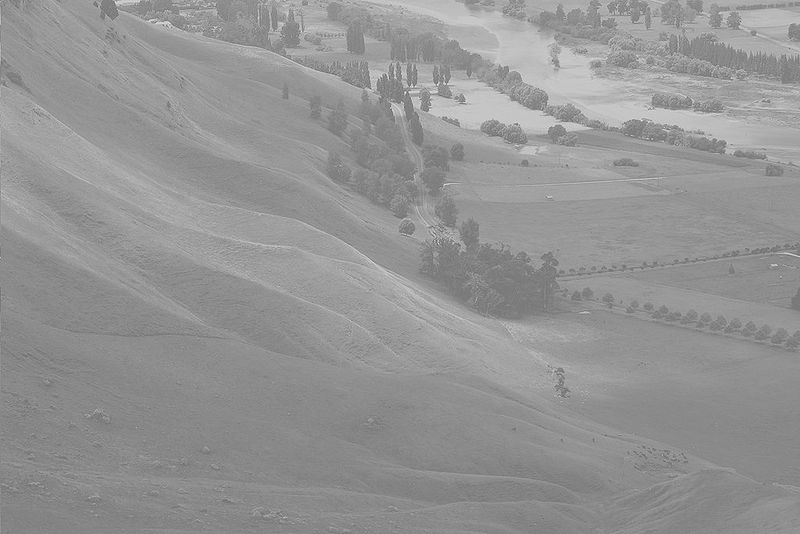
%> input picture images/scene.jpg, 800 x 534 px
$ octave task5c.m   (GNU Octave 9; MATLAB toolbox functions it lacks are replaced by stand-ins)
%> lines starting %> are read from the running program, lines starting %| are printed output that depends on the picture
img = imread('scene.jpg');
%> img is the input picture: size 534x800 uint8; min 86, max 246, mean 148

equalizedimg = histeq(img);
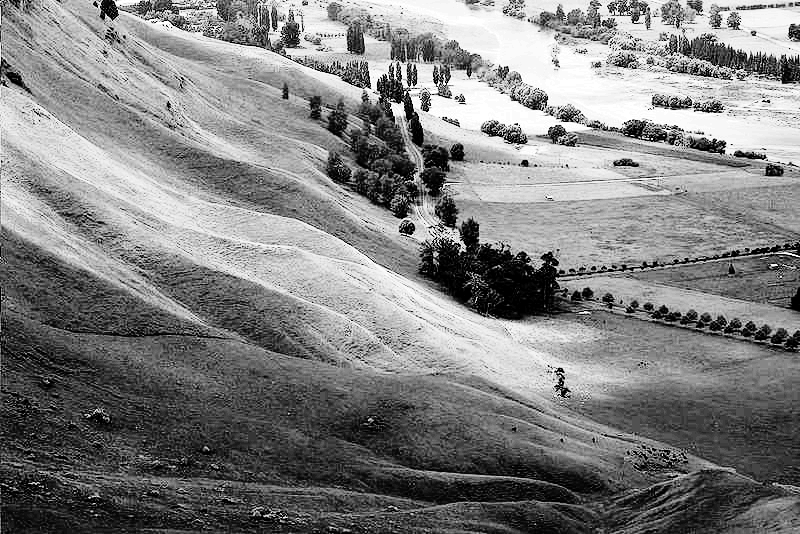
%> equalizedimg: size 534x800 uint8; min 0, max 255, mean 128.4
figure(1)
subplot(2, 2, 1); imshow(img);title('Original Image');
subplot(2, 2, 2); imhist(img);title('Histogram of Original Image');
subplot(2, 2, 3); imshow(equalizedimg);title('Equalized Image');
subplot(2, 2, 4); imhist(equalizedimg);title('Histogram Equalized Image');
%> after `title('Histogram Equalized Image')`:
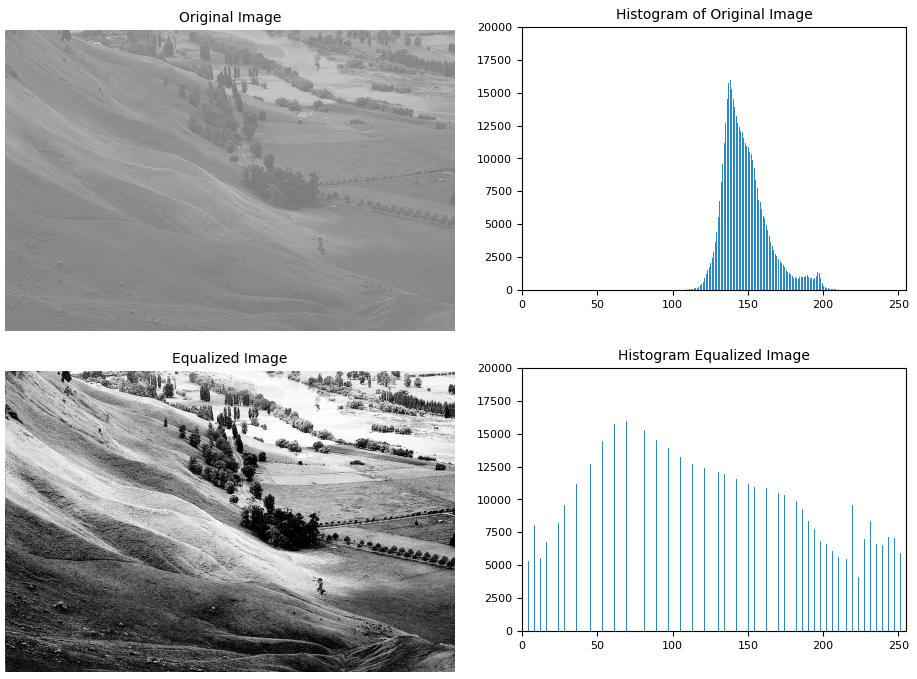
%> figure redrawn from the program's plot data, 4 panels

adptEqImg = adapthisteq(img, "NumTiles", [3,3], "ClipLimit", 0.3);
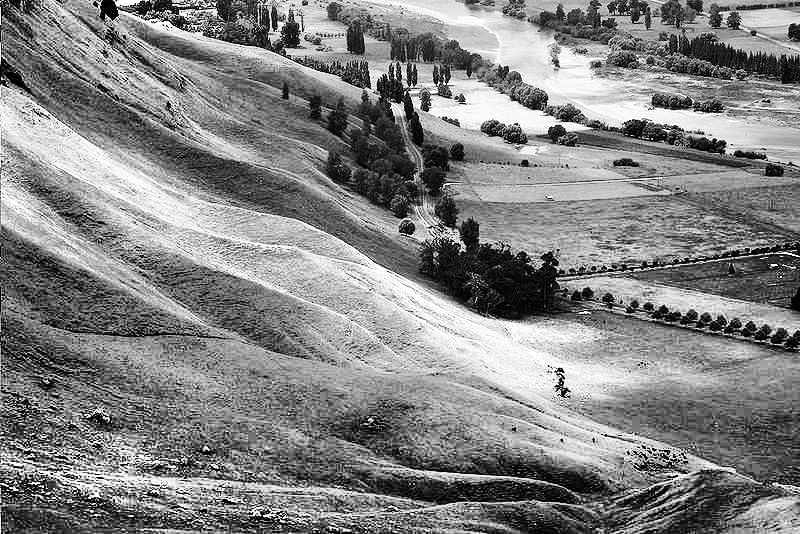
%> adptEqImg: size 534x800 uint8; min 0, max 255, mean 130.9
figure(2)
subplot(2, 2, 1); imshow(img);title('Original Image');
subplot(2, 2, 2); imhist(img);title('Histogram of Original Image');
subplot(2, 2, 3); imshow(adptEqImg);title('Equalized Image');
subplot(2, 2, 4); imhist(adptEqImg);title('Histogram Equalized Image');
%> after `title('Histogram Equalized Image')`:
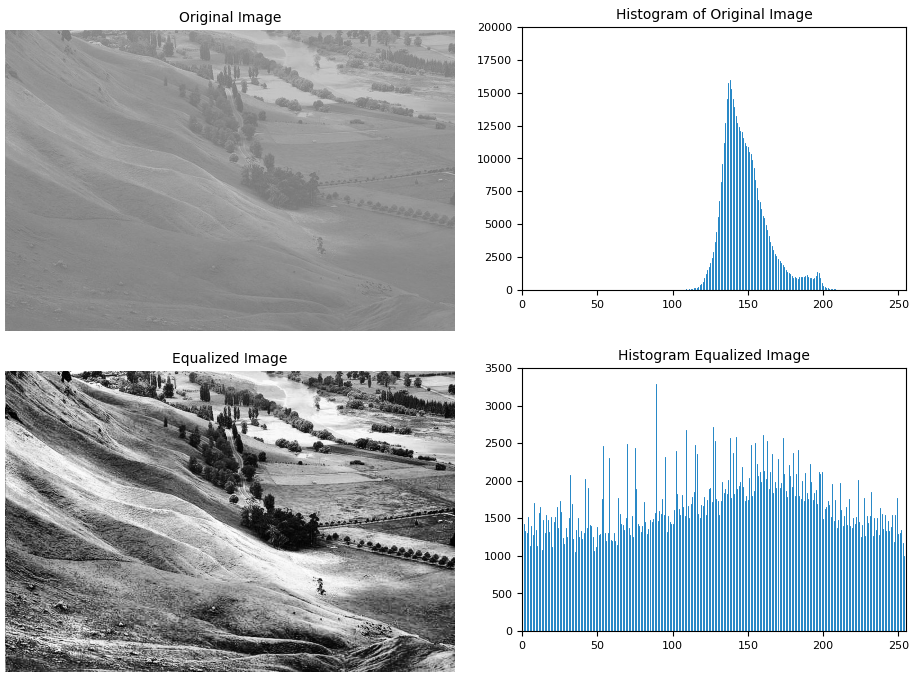
%> figure redrawn from the program's plot data, 4 panels
